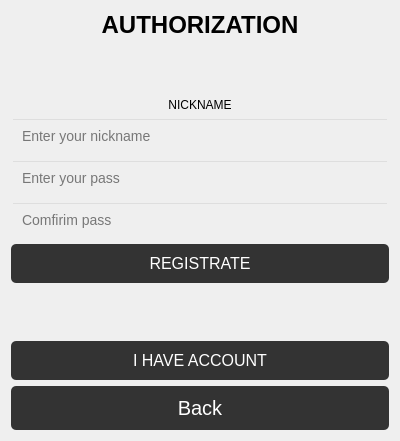
<?xml version="1.0" encoding="UTF-8"?>
<ui version="4.0">
 <class>AuthForm</class>
 <widget class="QWidget" name="AuthForm">
  <property name="geometry">
   <rect>
    <x>0</x>
    <y>0</y>
    <width>400</width>
    <height>441</height>
   </rect>
  </property>
  <property name="windowTitle">
   <string>Авторизация</string>
  </property>
  <property name="styleSheet">
   <string notr="true"/>
  </property>
  <layout class="QVBoxLayout" name="mainLayout">
   <item>
    <widget class="QLabel" name="titleLabel">
     <property name="styleSheet">
      <string notr="true">font-size: 24px; font-weight: bold;</string>
     </property>
     <property name="text">
      <string>AUTHORIZATION</string>
     </property>
     <property name="alignment">
      <set>Qt::AlignmentFlag::AlignCenter</set>
     </property>
    </widget>
   </item>
   <item>
    <spacer name="verticalSpacer">
     <property name="orientation">
      <enum>Qt::Orientation::Vertical</enum>
     </property>
     <property name="sizeHint" stdset="0">
      <size>
       <width>20</width>
       <height>40</height>
      </size>
     </property>
    </spacer>
   </item>
   <item>
    <widget class="QLabel" name="nicknameLabel">
     <property name="styleSheet">
      <string notr="true">background: transparent;</string>
     </property>
     <property name="text">
      <string>NICKNAME</string>
     </property>
     <property name="alignment">
      <set>Qt::AlignmentFlag::AlignCenter</set>
     </property>
    </widget>
   </item>
   <item>
    <widget class="QLineEdit" name="nicknameEdit">
     <property name="styleSheet">
      <string notr="true">padding: 8px; font-size: 14px; background: transparent;</string>
     </property>
     <property name="placeholderText">
      <string>Enter your nickname</string>
     </property>
    </widget>
   </item>
   <item>
    <widget class="QLineEdit" name="PassEdit">
     <property name="styleSheet">
      <string notr="true">padding: 8px; font-size: 14px; background: transparent;</string>
     </property>
     <property name="placeholderText">
      <string>Enter your pass</string>
     </property>
    </widget>
   </item>
   <item>
    <widget class="QLineEdit" name="ComfirimPassEdit">
     <property name="styleSheet">
      <string notr="true">padding: 8px; font-size: 14px; background: transparent;</string>
     </property>
     <property name="placeholderText">
      <string>Comfirim pass</string>
     </property>
    </widget>
   </item>
   <item>
    <widget class="QPushButton" name="RegistrateButton">
     <property name="styleSheet">
      <string notr="true">QPushButton {font-size: 16px; padding: 10px; background: #333; color: white; border-radius: 5px;} QPushButton:hover{ background: #555}</string>
     </property>
     <property name="text">
      <string>REGISTRATE</string>
     </property>
    </widget>
   </item>
   <item>
    <spacer name="verticalSpacer_2">
     <property name="orientation">
      <enum>Qt::Orientation::Vertical</enum>
     </property>
     <property name="sizeType">
      <enum>QSizePolicy::Policy::Expanding</enum>
     </property>
     <property name="sizeHint" stdset="0">
      <size>
       <width>10</width>
       <height>10</height>
      </size>
     </property>
    </spacer>
   </item>
   <item>
    <widget class="QPushButton" name="loginButton">
     <property name="styleSheet">
      <string notr="true">QPushButton {font-size: 16px; padding: 10px; background: #333; color: white; border-radius: 5px; } 
 

QPushButton:hover { background: #555; }</string>
     </property>
     <property name="text">
      <string>I HAVE ACCOUNT</string>
     </property>
    </widget>
   </item>
   <item>
    <widget class="QPushButton" name="backButton">
     <property name="styleSheet">
      <string notr="true">QPushButton { 
font-size: 20px; padding: 10px; background: #333; color: white; border-radius: 5px; 
}
 

QPushButton:hover { background: #555; }</string>
     </property>
     <property name="text">
      <string>Back</string>
     </property>
    </widget>
   </item>
  </layout>
 </widget>
 <resources/>
 <connections/>
</ui>
